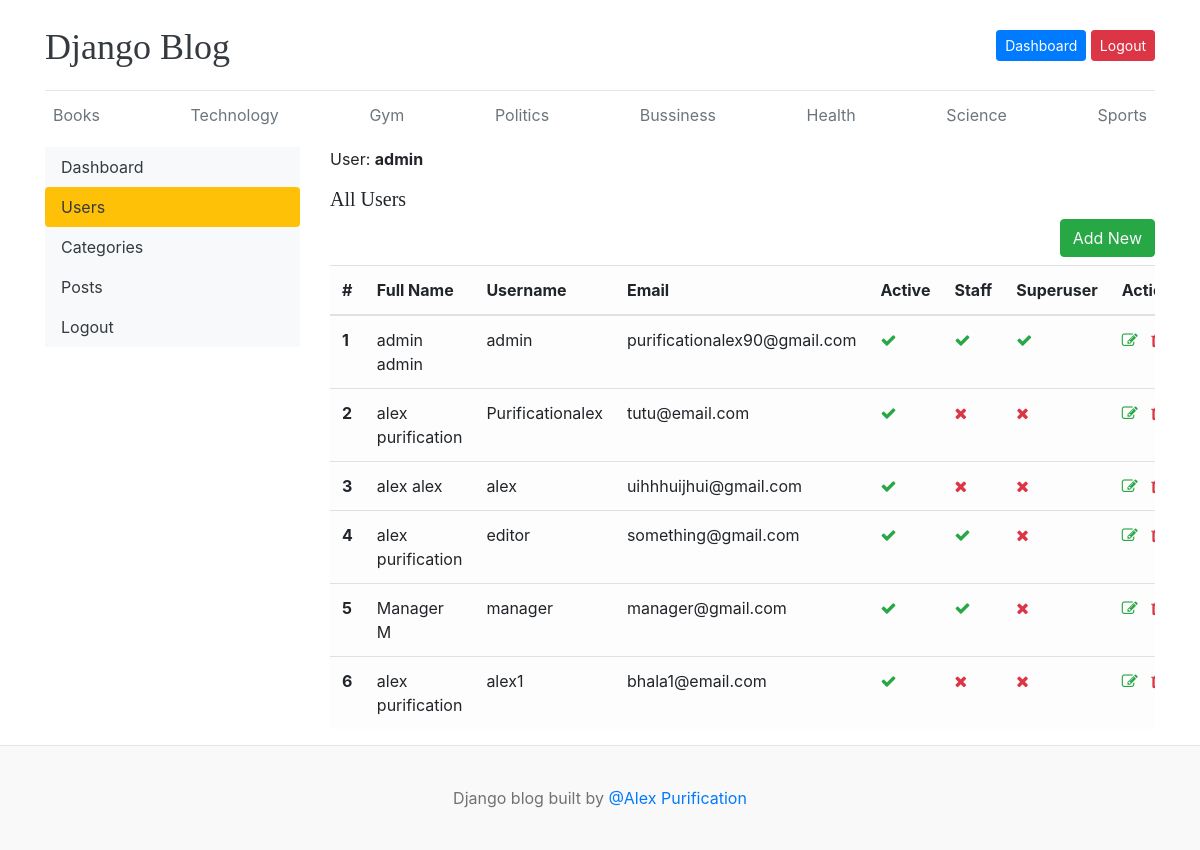
The page /dashboard/users/ (signed in) on the database its author committed.
### blogs/models.py (models this page shows, shortened)
class Category(models.Model):
    category_name = models.CharField(max_length=50, unique=True)
    created_at = models.DateTimeField(auto_now_add=True)
    updated_at = models.DateTimeField(auto_now=True)
    def __str__(self):
        return self.category_name
    class Meta:
        verbose_name_plural='categories'

### dashboard/views.py (the view)
# urls.py: path('users/', views.users, name='users'),
@login_required(login_url='login')
def users(request):
    users = User.objects.all()
    data = {
        'users': users,
    }
    return render(request, 'dashboard/users.html', data)

### blogs/context_processors.py (called while the page is built)
def get_categories(request):
    categories = Category.objects.all().order_by('-created_at')
    return dict(categories=categories)

def get_socialConnects(request):
    socialConnects = SocialConnect.objects.all()
    return dict(socialConnects=socialConnects)

### templates/dashboard/users.html (shortened to what this page needs)
{% extends "components/base.html" %} {% block title %}Users{% endblock %}
{% block content %}
<div class="row">
    {% include "dashboard/components/side_nav.html" %}
    <div class="col-md-9">
            {% if perms.auth.view_user %}
                <span>User: <strong>{{ user }}</strong></span>
                <h5 class='mt-3'>All Users</h5>
                <a href="{% url 'add_users' %}" class="btn btn-success text-light float-right mb-2">Add New</a>
                <div class="table-responsive">
                    <table class="table table-light table-hover">
                        <thead>
                        <tr>
                            <th>#</th>
                            <th>Full Name</th>
                            <th>Username</th>
                            <th>Email</th>
                            <th>Active</th>
                            <th>Staff</th>
                            <th>Superuser</th>
                            <th>Action</th>
                        </tr>
                        </thead>
                        <tbody>
                            {% for user in users|dictsort:"id"  %}
                                <tr>
                                    <th scope="row" data-label="#">{{ forloop.counter }}</th>
                                    <td data-label="Name">{{ user.first_name }} {{ user.last_name }}</td>
                                    <td data-label="Username">{{ user.username }}</td>
                                    <td data-label="Email">{{ user.email }}</td>
                                    <td data-label="Active">
                                        {% if user.is_active %}
                                            <i class="fa fa-check text-success"></i>
                                        {% else %}
                                            <i class="fa fa-times text-danger"></i>
                                        {% endif %}
                                    </td>
                                    <td data-label="Staff">
                                        {% if user.is_staff %}
                                            <i class="fa fa-check text-success"></i>
                                        {% else %}
                                            <i class="fa fa-times text-danger"></i>
                                        {% endif %}
                                    </td>
                                    <td data-label="Superuser">
                                        {% if user.is_superuser %}
                                            <i class="fa fa-check text-success"></i>
                                        {% else %}
                                            <i class="fa fa-times text-danger"></i>
                                        {% endif %}
                                    </td>
                                    <td data-label="Action">
                                        <div>
                                            <a href="{% url 'edit_users' user.id %}"><i class="fa fa-edit text-success"></i></a>
                                            <a href="{% url 'delete_users' user.id %}"><i class="fa fa-trash text-danger"></i></a>
                                        </div>
                                    </td>
                                </tr>
                            {% endfor %}
                        </tbody>
                    </table>
                </div>
            {% endif %}
        </div>
    </div>
{% endblock %}

### templates/components/base.html (shortened to what this page needs)
<!doctype html>
<html lang="en">
  <head>
    <link
      href="https://getbootstrap.com/docs/4.0/dist/css/bootstrap.min.css"
      rel="stylesheet"
    />
    <link href="/static/css/blog.css" rel="stylesheet" />
    <link rel="stylesheet" href="https://cdnjs.cloudflare.com/ajax/libs/font-awesome/4.7.0/css/font-awesome.min.css">
  </head>
  <body>
    <div class="container">
      {% include "components/header.html" %}
      <div class="nav-scroller py-1 mb-2">
        <nav class="nav d-flex justify-content-between">
          {% for cat in categories %}
            <a class="p-2 text-muted" href="{% url 'post_by_category' cat.id %}">
              {{ cat }}
            </a>
          {% endfor %}
        </nav>
      </div>
      {% block content %}{% endblock %}
    </div>
    {% include "components/footer.html" %}
  </body>
</html>

### static/css/blog.css (style rules this page uses)
h1, h2, h3, h4, h5, h6 { font-family: "Playfair Display", Georgia, "Times New Roman", serif; }

### rows shown on the page
Category: category_name "Books"
Category: category_name "Technology"
Category: category_name "Gym"
Category: category_name "Politics"
Category: category_name "Bussiness"
Category: category_name "Health"
Category: category_name "Science"
Category: category_name "Sports"

### other values the page prints
{{ user }} "admin"
{{ user.first_name }} "admin"
{{ user.last_name }} "admin"
{{ user.username }} "admin"
{{ user.email }} "purificationalex90@gmail.com"
{{ user.first_name }} "alex"
{{ user.last_name }} "purification"
{{ user.username }} "Purificationalex"
{{ user.email }} "tutu@email.com"
{{ user.last_name }} "alex"
{{ user.username }} "alex"
{{ user.email }} "uihhhuijhui@gmail.com"
{{ user.username }} "editor"
{{ user.email }} "something@gmail.com"
{{ user.first_name }} "Manager"
